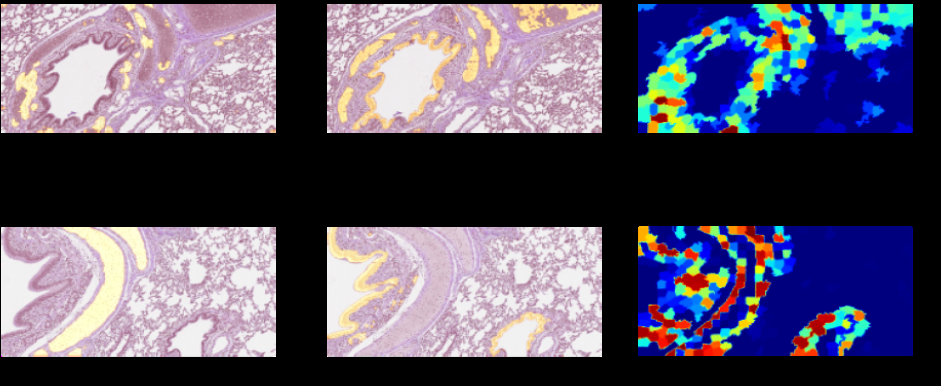
#> input picture proj_im.png, 941 x 386 px
$ python -i misc.py   (imports and definitions only)   (older library calls are emulated)
#> lines starting #> are read from the running program, lines starting #| are printed output that depends on the picture; after the words box and inside, x2 and y2 are one past the last pixel; in counts of white or black regions, pixels touching at a corner belong together
#> further down, picture is the input picture: shape (386, 941, 3); mean B, G, R 106.6, 86.5, 91.6
import cv2
import numpy as np

def increase_brightness(img, value=30):
#> called with value = 30
    hsv = cv2.cvtColor(img, cv2.COLOR_BGR2HSV)
#> hsv: shape (386, 941, 3); mean H, S, V 72, 60.6, 118.6
    h, s, v = cv2.split(hsv)
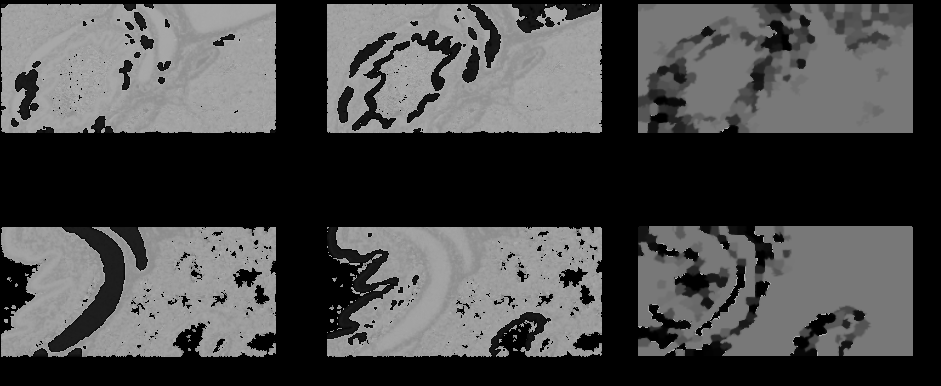
#> h: shape (386, 941); min 0, max 179, mean 72
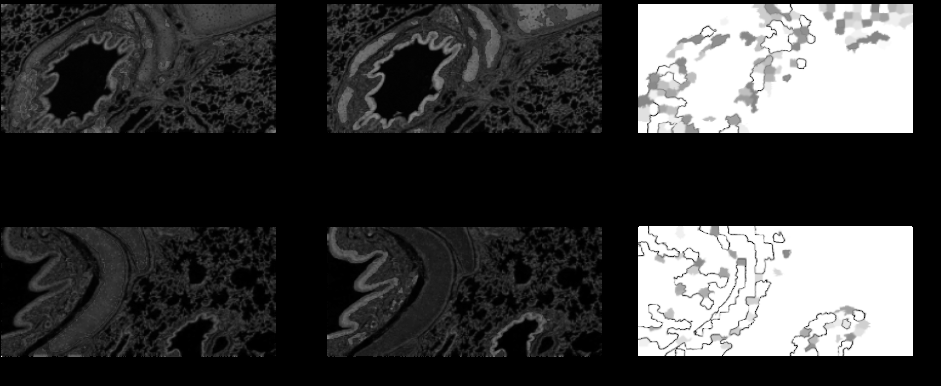
#> s: shape (386, 941); min 0, max 255, mean 60.6
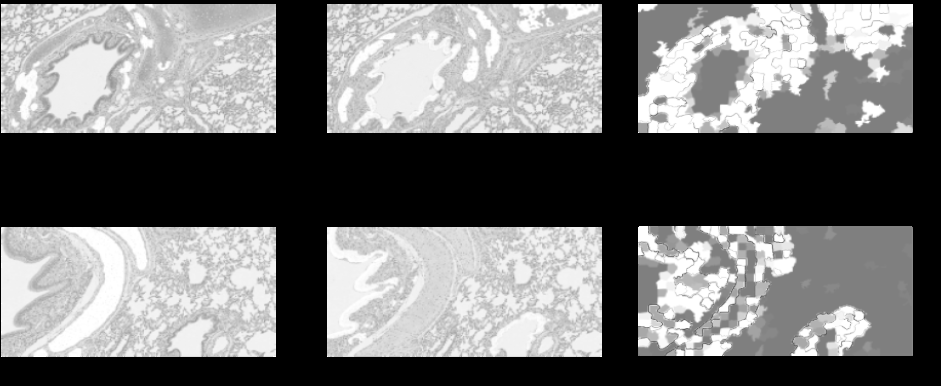
#> v: shape (386, 941); min 0, max 255, mean 118.6

    lim = 255 - value
    v[v > lim] = 255
#> v: shape (386, 941); 15.49% of pixels changed, all inside (x1, y1, x2, y2) = (1, 4, 913, 356)
    v[v <= lim] += value
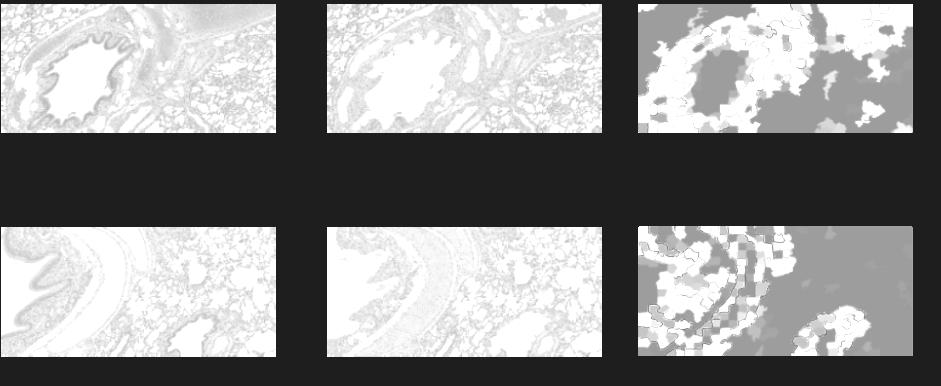
#> v: shape (386, 941); min 30, max 255, mean 145.2

    final_hsv = cv2.merge((h, s, v))
#> final_hsv: shape (386, 941, 3); mean H, S, V 72, 60.6, 145.2
    img = cv2.cvtColor(final_hsv, cv2.COLOR_HSV2BGR)
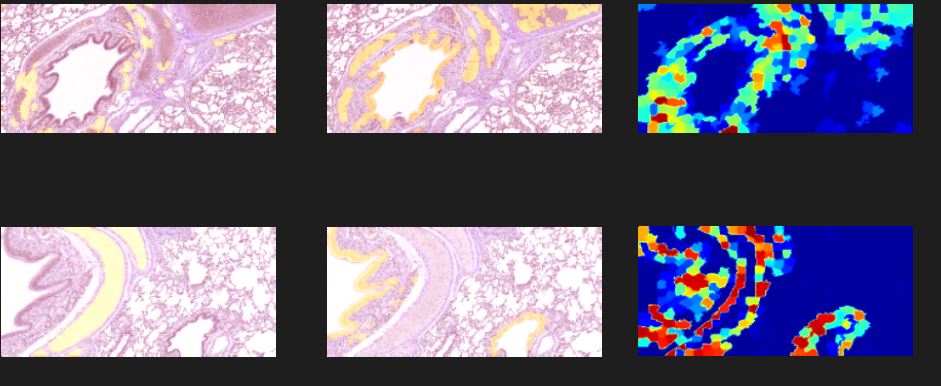
#> img: shape (386, 941, 3); mean B, G, R 132.1, 107.7, 114.1
    return img

# [15 lines left out: function highlight_im, not called in this run]

def entropy(probs):
#     log_prob = np.log(out)
    return probs*np.nan_to_num(np.log2(probs))*-1

from torch import nn


class ModuleWrapper(nn.Module):
    """Wrapper for nn.Module with support for arbitrary flags and a universal forward pass"""

    def __init__(self):
        super(ModuleWrapper, self).__init__()

    # [36 lines left out: functions set_flag, freeze_rho, freeze_mu, switch_custom_dropout, get_kl, mode, not called in this run]

>>> import cv2
>>> picture = cv2.imread('proj_im.png')
>>> result = increase_brightness(picture)
